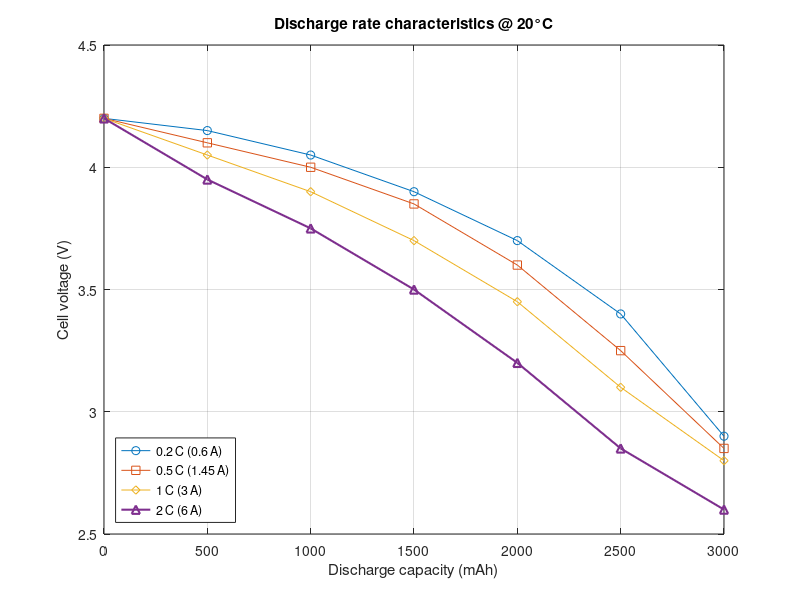
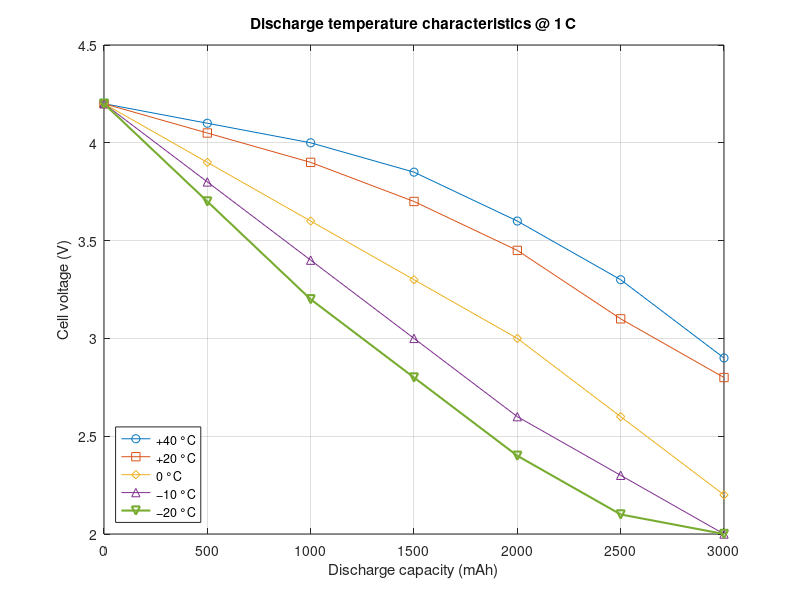

Write MATLAB code to recreate these figures, in order. (Note: this script raises an error after producing the figures.)
function [] = Battery_Curves()
% UR18650ZTA 18650 Li‑ion cell — reproduce discharge & charge curves

%% 1) Discharge rate characteristics @ 20 °C
Ccap = [0 500 1000 1500 2000 2500 3000];  

V_02C = [4.20 4.15 4.05 3.90 3.70 3.40 2.90];  
V_05C = [4.20 4.10 4.00 3.85 3.60 3.25 2.85];  
V_1C  = [4.20 4.05 3.90 3.70 3.45 3.10 2.80];  
V_2C  = [4.20 3.95 3.75 3.50 3.20 2.85 2.60];  

figure;
plot(Ccap, V_02C,'-o', Ccap, V_05C,'-s', Ccap, V_1C,'-d', Ccap, V_2C,'-^','LineWidth',1.5);
xlabel('Discharge capacity (mAh)');
ylabel('Cell voltage (V)');
title('Discharge rate characteristics @ 20°C');
legend('0.2 C (0.6 A)','0.5 C (1.45 A)','1 C (3 A)','2 C (6 A)','Location','SouthWest');
grid on;

%% 2) Discharge temperature characteristics @ 1 C
Tcap = Ccap;  % same capacity axis

V_40C  = [4.20 4.10 4.00 3.85 3.60 3.30 2.90];
V_20C  = V_1C;  % reuse 1 C @20°C
V_0C   = [4.20 3.90 3.60 3.30 3.00 2.60 2.20];
V_m10C = [4.20 3.80 3.40 3.00 2.60 2.30 2.00];
V_m20C = [4.20 3.70 3.20 2.80 2.40 2.10 2.00];

figure;
plot(Tcap, V_40C,'-o', Tcap, V_20C,'-s', Tcap, V_0C,'-d', Tcap, V_m10C,'-^', Tcap, V_m20C,'-v','LineWidth',1.5);
xlabel('Discharge capacity (mAh)');
ylabel('Cell voltage (V)');
title('Discharge temperature characteristics @ 1 C');
legend('+40 °C','+20 °C','0 °C','−10 °C','−20 °C','Location','SouthWest');
grid on;

%% 3) Charge characteristics CC–CV (0.5 C → CV 4.35 V) at various temps
t = [0 30 60 90 120 150 180 210 240];  % minutes

% Voltage vs time
V20 = [2.8 3.8 4.1 4.2 4.2 4.2 4.2 4.2 4.2];
V0  = [2.8 3.7 3.9 4.05 4.1 4.15 4.18 4.20 4.20];
Vm10= [2.8 3.6 3.8 3.95 4.0 4.05 4.08 4.10 4.10];

% Current vs time (mA)
I20 = [1450 1450 1450 600  200  80   30   10   5];
I0  = [1450 1450 1400 500  150  60   20   8    5];
Im10= [1450 1400 1200 400  100  40   15   5    2];

% Capacity vs time (mAh)
Q20 = [0  725 1450 1900 2250 2500 2750 2950 3000];
Q0  = [0  700 1400 1800 2100 2350 2600 2850 2900];
Qm10= [0  650 1300 1650 1950 2200 2450 2700 2750];

figure;
yyaxis left
plot(t, V20,'-o', t, V0,'-s', t, Vm10,'-d','LineWidth',1.5);
ylabel('Cell voltage (V)');
yyaxis right
plot(t, Q20,'--o', t, Q0,'--s', t, Qm10,'--d','LineWidth',1.5);
ylabel('Capacity (mAh)');
xlabel('Charge time (min)');
title('Charge characteristics CC–CV at different temperatures');
legend('+20 °C V','0 °C V','−10 °C V','+20 °C Q','0 °C Q','−10 °C Q','Location','SouthEast');
grid on;
end